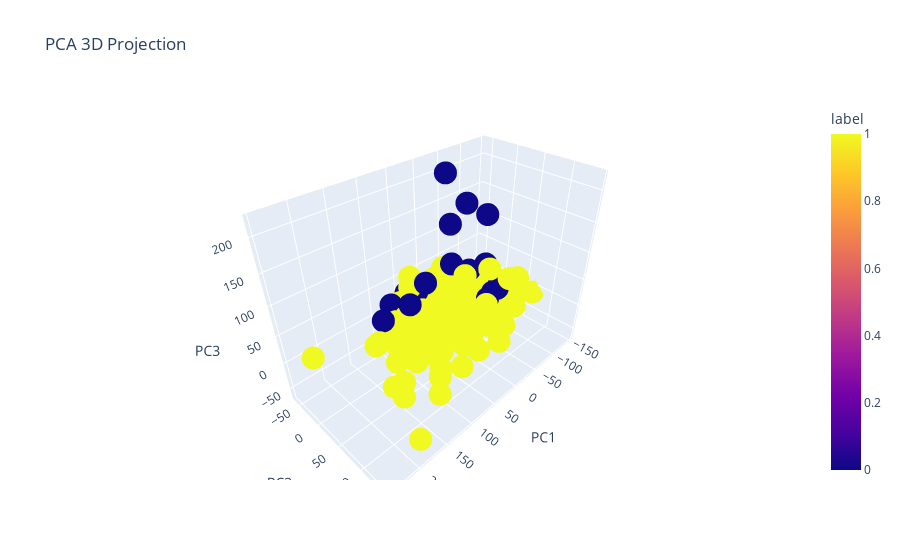

Notebook code cell kept with this figure:
### Code cell
# 3d pca plot 
pca_3d = PCA(n_components=3)
reduced_3d = pca_3d.fit_transform(X_scaled)

df_3d = pd.DataFrame(reduced_3d, columns=['PC1', 'PC2', 'PC3'])
df_3d['label'] = y.values

fig = px.scatter_3d(df_3d, x='PC1', y='PC2', z='PC3', color='label',
                    title='PCA 3D Projection')
fig.show()

### Figure 1 — Plotly figure (JSON) as saved in the notebook; plotly's stock layout.template omitted (floating-point values rounded to 4 significant figures; data arrays with more than 128 entries replaced by an {"elided": "..."} marker saying what was removed)
{"data": [{"hovertemplate": "PC1=%{x}<br>PC2=%{y}<br>PC3=%{z}<br>label=%{marker.color}<extra></extra>", "legendgroup": "", "marker": {"color": {"elided": "328 int values"}, "coloraxis": "coloraxis", "symbol": "circle"}, "mode": "markers", "name": "", "scene": "scene", "showlegend": false, "type": "scatter3d", "x": {"elided": "328 float values"}, "y": {"elided": "328 float values"}, "z": {"elided": "328 float values"}}], "layout": {"coloraxis": {"colorbar": {"title": {"text": "label"}}, "colorscale": [[0, "#0d0887"], [0.1111, "#46039f"], [0.2222, "#7201a8"], [0.3333, "#9c179e"], [0.4444, "#bd3786"], [0.5556, "#d8576b"], [0.6667, "#ed7953"], [0.7778, "#fb9f3a"], [0.8889, "#fdca26"], [1, "#f0f921"]]}, "legend": {"tracegroupgap": 0}, "scene": {"domain": {"x": [0, 1], "y": [0, 1]}, "xaxis": {"title": {"text": "PC1"}}, "yaxis": {"title": {"text": "PC2"}}, "zaxis": {"title": {"text": "PC3"}}}, "title": {"text": "PCA 3D Projection"}}}
